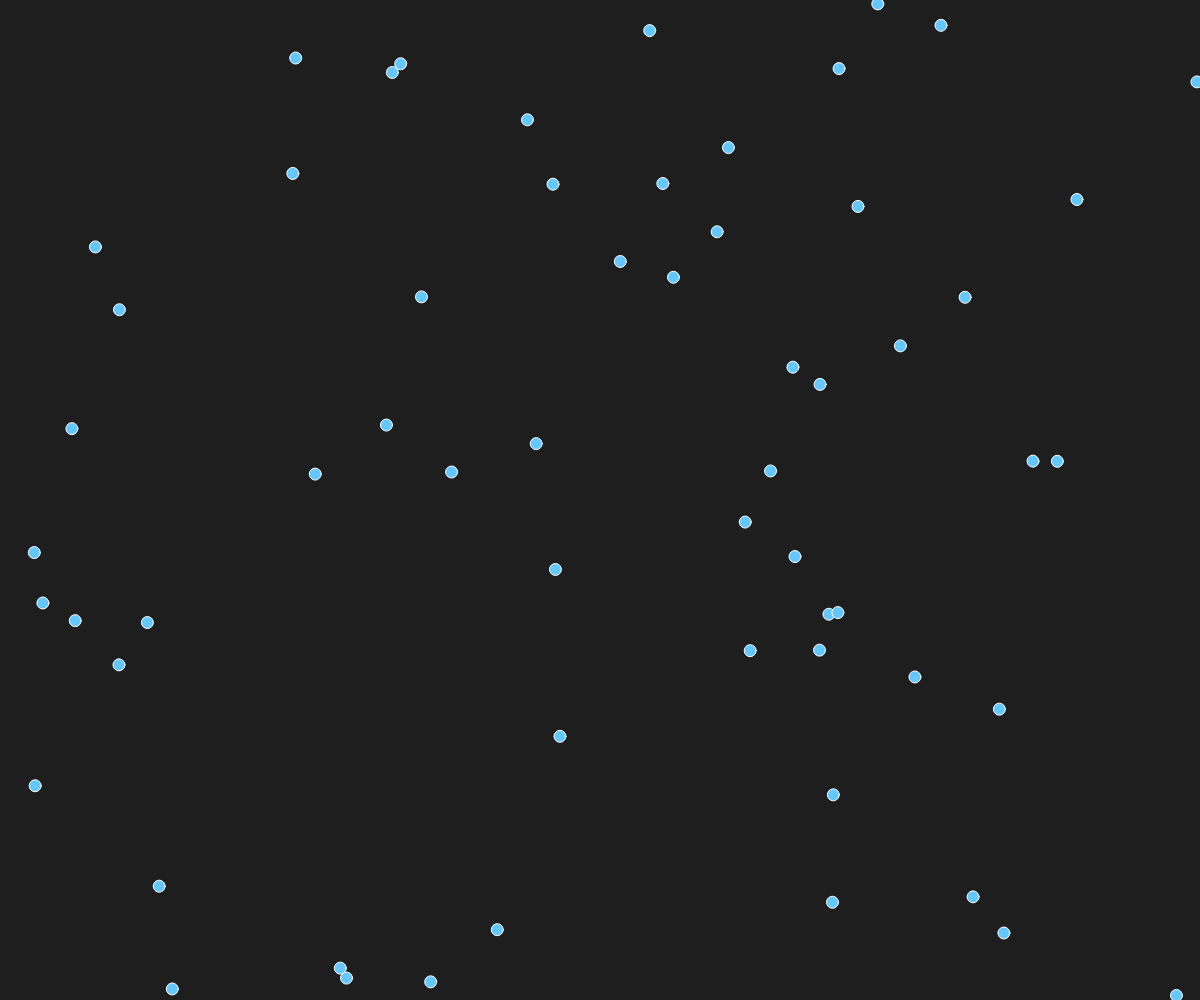
Frame 1 (no input)
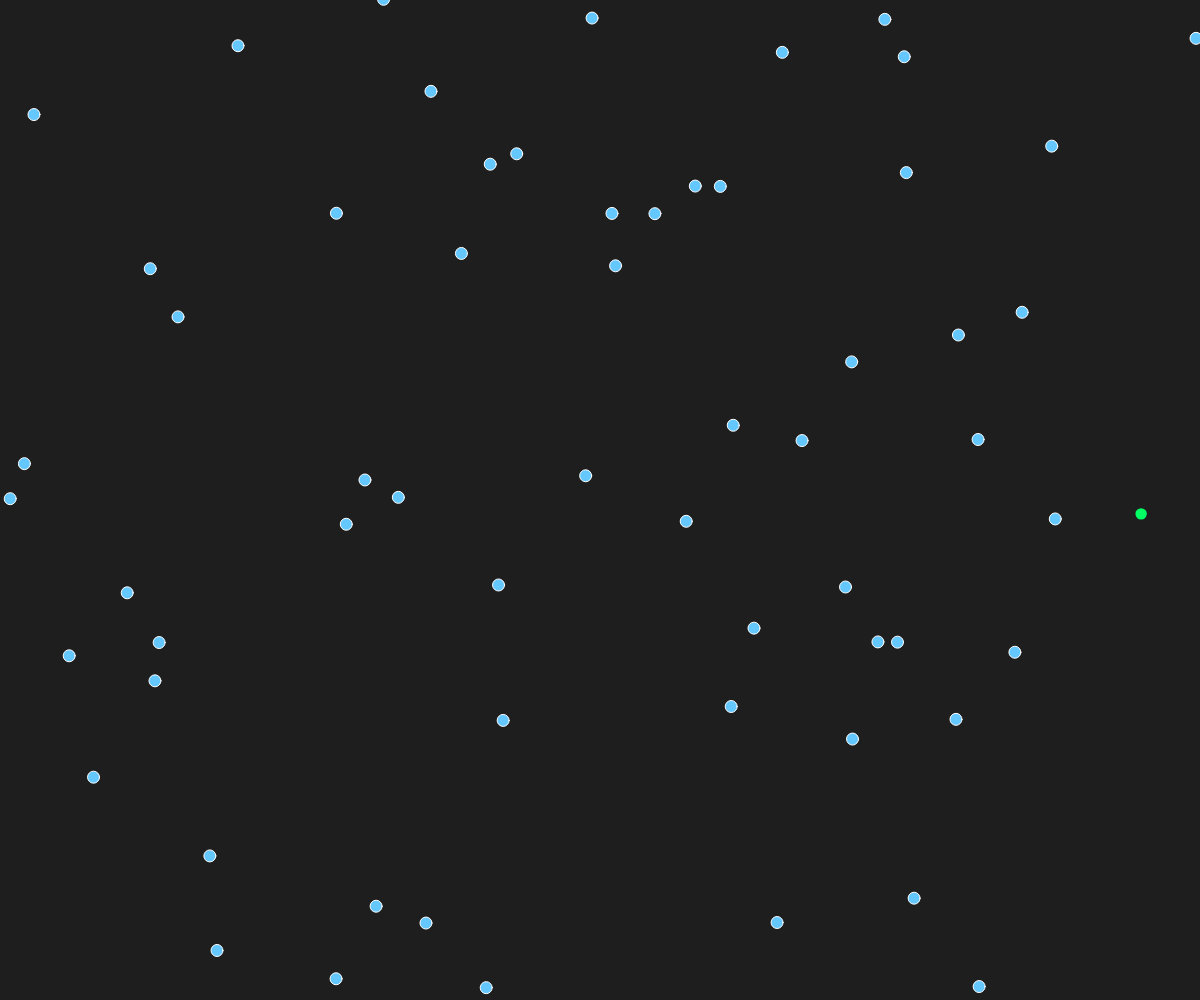
Frame 60 (no input)
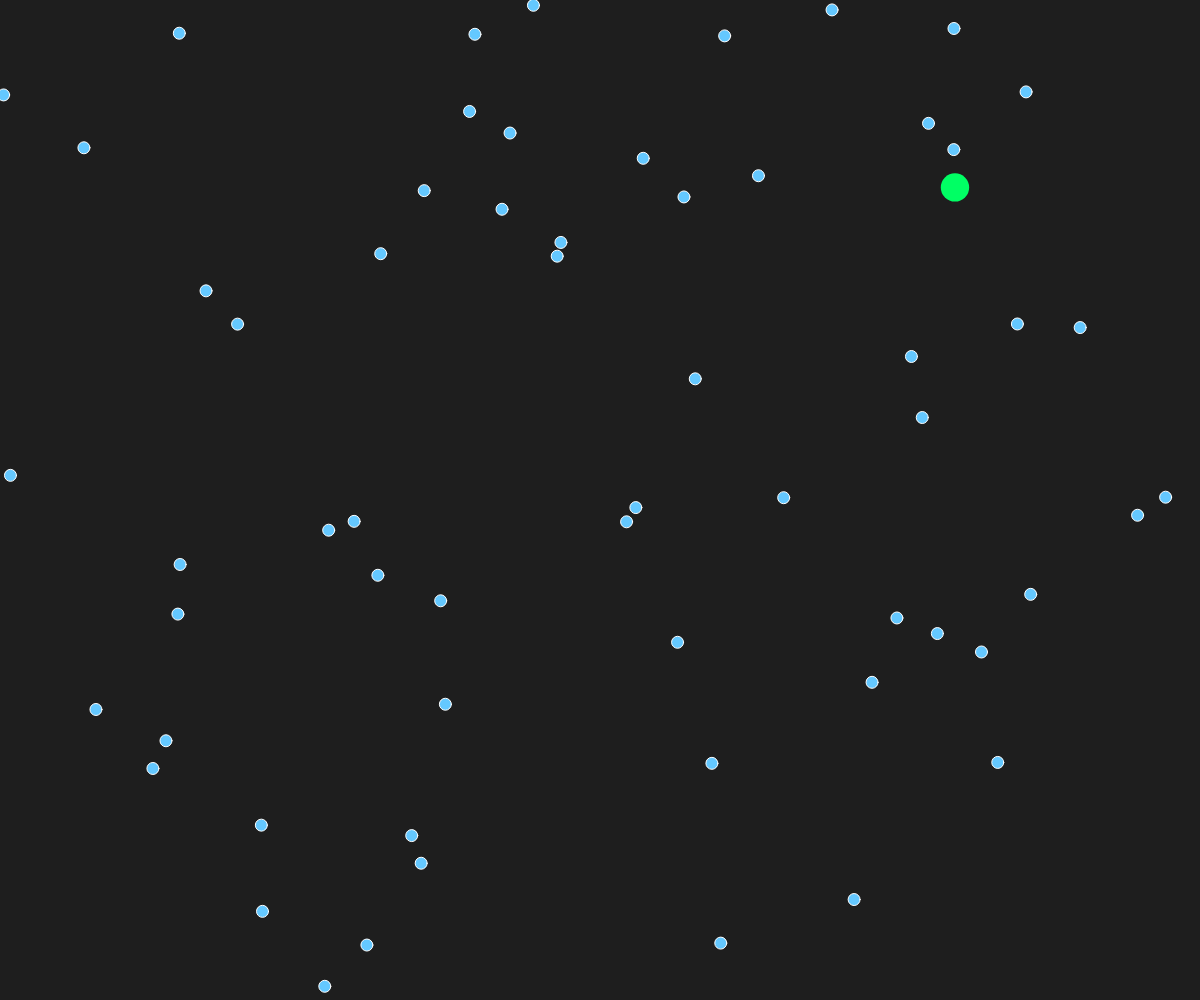
Frame 120 (the mouse pressed at the canvas centre since frame 60)

The p5.js sketch that drew these frames (run headless with seeded random() and noise() and a simulated clock; from frame 60 on, the mouse is pressed at the canvas centre):

// p5.js sketch
// ── sketch.js
let animals = [];
let foods = [];
let poisons = [];
const attractionRadius = 100;
const foodSpawnInterval = 50;
const poisonSpawnInterval = 500; // menos frecuente
let frameCounter = 0;

function setup() {
  createCanvas(windowWidth, windowHeight);
  for (let i = 0; i < 60; i++) {
    animals.push(new Animal(random(width), random(height)));
  }
}

function draw() {
  background(30);

  frameCounter++;

  // Generar comida normal
  if (frameCounter % foodSpawnInterval === 0) {
    foods.push(new Food(random(width), random(height)));
  }

  // Generar comida venenosa
  if (frameCounter % poisonSpawnInterval === 0) {
    poisons.push(new PoisonFood(random(width), random(height)));
  }

  // Actualizar y mostrar comida normal
  for (let i = foods.length - 1; i >= 0; i--) {
    let f = foods[i];
    f.update();
    f.show();
    if (f.size <= 0) foods.splice(i, 1);
  }

  // Actualizar y mostrar comida venenosa
  for (let i = poisons.length - 1; i >= 0; i--) {
    let p = poisons[i];
    p.update();
    p.show();
    if (p.size <= 0) poisons.splice(i, 1);
  }

  // Mostrar y actualizar animales
  for (let a of animals) {
    a.behaviors(animals, foods, poisons);
    a.update();
    a.borders();
    a.show();
  }
}

function windowResized() {
  resizeCanvas(windowWidth, windowHeight);
  for (let a of animals) {
    a.position.x = constrain(a.position.x, -a.r, width + a.r);
    a.position.y = constrain(a.position.y, -a.r, height + a.r);
  }
}

// === CLASE ANIMAL ===
class Animal {
  constructor(x, y) {
    this.position = createVector(x, y);
    this.velocity = p5.Vector.random2D();
    this.acceleration = createVector(0, 0);
    this.baseR = 6;
    this.r = this.baseR;
    this.sizeFactor = 1.0;   // factor gradual
    this.baseSpeed = 2.5;
    this.maxspeed = this.baseSpeed;
    this.maxforce = 0.05;
    this.targetFood = null;
    this.poisoned = false;
    this.colorFactor = 0;    // 0 = azul, 1 = rojo
  }

  applyForce(force) {
    this.acceleration.add(force);
  }

  behaviors(others, foods, poisons) {
    let sep = this.separate(others);
    sep.mult(1.5);
    this.applyForce(sep);

    let closestFood = null;
    let closestPoison = null;
    let minFoodDist = attractionRadius;
    let minPoisonDist = attractionRadius;
    let competitors = 0;

    // Buscar comida normal
    for (let f of foods) {
      let d = p5.Vector.dist(this.position, f.pos);
      if (d < minFoodDist) {
        minFoodDist = d;
        closestFood = f;
      }
    }

    // Buscar comida venenosa
    for (let p of poisons) {
      let d = p5.Vector.dist(this.position, p.pos);
      if (d < minPoisonDist) {
        minPoisonDist = d;
        closestPoison = p;
      }
    }

    if (closestFood !== null) {
      for (let o of others) {
        if (o !== this && p5.Vector.dist(o.position, closestFood.pos) < attractionRadius) {
          competitors++;
        }
      }

      this.maxspeed = this.baseSpeed / sqrt(competitors + 1);
      let seek = this.seek(closestFood.pos);
      this.applyForce(seek);

      let edgeDistance = this.r + closestFood.size / 2;
      if (minFoodDist < edgeDistance && closestFood.size > 0) {
        closestFood.size -= 2;
        this.targetFood = closestFood;
        this.poisoned = false;
      }
    } 
    else if (closestPoison !== null) {
      let seek = this.seek(closestPoison.pos);
      this.applyForce(seek);

      let edgeDistance = this.r + closestPoison.size / 2;
      if (minPoisonDist < edgeDistance && closestPoison.size > 0) {
        closestPoison.size -= 2;
        this.targetFood = closestPoison;
        this.poisoned = true;
      }
    } 
    else {
      this.maxspeed = this.baseSpeed;
      this.targetFood = null;
    }

    // Actualizar sizeFactor gradualmente
    let targetFactor = this.poisoned ? 0.5 : 1.0;
    this.sizeFactor += (targetFactor - this.sizeFactor) * 0.05;
    this.r = this.baseR * this.sizeFactor;

    // Actualizar colorFactor gradualmente
    let targetColor = this.poisoned ? 1.0 : 0.0;
    this.colorFactor += (targetColor - this.colorFactor) * 0.05;
  }

  seek(target) {
    let desired = p5.Vector.sub(target, this.position);
    desired.setMag(this.maxspeed);
    let steer = p5.Vector.sub(desired, this.velocity);
    steer.limit(this.maxforce);
    return steer;
  }

  separate(vehicles) {
    let desiredSeparation = this.r * 2.5;
    let steer = createVector(0, 0);
    let count = 0;
    for (let other of vehicles) {
      let d = p5.Vector.dist(this.position, other.position);
      if (d > 0 && d < desiredSeparation) {
        let diff = p5.Vector.sub(this.position, other.position);
        diff.normalize();
        diff.div(d);
        steer.add(diff);
        count++;
      }
    }
    if (count > 0) steer.div(count);
    if (steer.mag() > 0) {
      steer.setMag(this.maxspeed);
      steer.sub(this.velocity);
      steer.limit(this.maxforce);
    }
    return steer;
  }

  update() {
    this.velocity.add(this.acceleration);
    this.velocity.limit(this.maxspeed);
    this.position.add(this.velocity);
    this.acceleration.mult(0);
  }

  show() {
    // Mezclar color azul-rojo según colorFactor
    let c = lerpColor(color(100,200,255), color(255,100,100), this.colorFactor);
    fill(c);
    stroke(255);
    ellipse(this.position.x, this.position.y, this.r * 2, this.r * 2);
  }

  borders() {
    if (this.position.x < -this.r) this.position.x = width + this.r;
    if (this.position.y < -this.r) this.position.y = height + this.r;
    if (this.position.x > width + this.r) this.position.x = -this.r;
    if (this.position.y > height + this.r) this.position.y = -this.r;
  }
}

// === CLASES COMIDA ===
class Food {
  constructor(x, y) {
    this.size = random(5, 30);
    this.pos = createVector(x, y);
  }
  update() {
    this.size -= 0.01;
    this.size = max(0, this.size);
  }
  show() {
    noStroke();
    fill(0, 255, 100);
    ellipse(this.pos.x, this.pos.y, this.size, this.size);
  }
}

class PoisonFood extends Food {
  show() {
    noStroke();
    fill(255, 0, 0);
    ellipse(this.pos.x, this.pos.y, this.size, this.size);
  }
}

// ── scene2.js
const sketch = (p) => {
  const colors = [
    '#E74C3C', // rojo
    '#3498DB', // azul
    '#2ECC71', // verde
    '#F1C40F', // amarillo
    '#9B59B6'  // morado
  ];
  const pointCount = 50;
  const pointRadius = 5;  // puntos más pequeños
  const animalRadius = 20; // organismos más grandes
  const floatSpeed = 0.7;

  let animals = [];

  class Animal {
    constructor(x, y) {
      this.position = p.createVector(x, y);
      this.velocity = p5.Vector.random2D().mult(1.5);
      this.acceleration = p.createVector(0, 0);
      this.r = animalRadius;
      this.collectedPoints = [];
      this.color = p.color(100, 200, 255);
      this.stopped = false;
      this.SForming = false;
      this.SPointsPos = [];
      this.SMoveTimer = 0;
    }

    applyForce(force) {
      this.acceleration.add(force);
    }

    behaviors(points) {
      if (this.stopped) {
        // Mover puntos dentro formando S
        if (this.SForming) {
          this.SMoveTimer++;
          if (this.SMoveTimer < 100) {
            // Mover puntos hacia posiciones en S dentro animal
            for (let i = 0; i < this.collectedPoints.length; i++) {
              let target = this.SPointsPos[i];
              let pt = this.collectedPoints[i];
              let dir = p5.Vector.sub(target, pt.position);
              dir.mult(0.1);
              pt.velocity.add(dir);
              pt.velocity.limit(floatSpeed);
              pt.position.add(pt.velocity);
            }
          } else {
            // Después de animar S, reanuda movimiento
            this.stopped = false;
            this.SForming = false;
            this.collectedPoints = [];
            this.color = p.color(100, 200, 255);
          }
        }
        return;
      }

      // Mover organismo
      this.velocity.add(this.acceleration);
      this.velocity.limit(2);
      this.position.add(this.velocity);
      this.acceleration.mult(0);

      // Rebotar en bordes
      if (this.position.x < this.r) this.velocity.x *= -1;
      if (this.position.x > p.width - this.r) this.velocity.x *= -1;
      if (this.position.y < this.r) this.velocity.y *= -1;
      if (this.position.y > p.height - this.r) this.velocity.y *= -1;

      // Buscar puntos cercanos
      for (let pt of points) {
        if (this.collectedPoints.length === colors.length) break; // ya tiene todos
        let d = p5.Vector.dist(this.position, pt.position);
        if (d < this.r + pt.r) {
          // Si punto de color no está ya recogido y colores no repetidos
          if (!this.collectedPoints.some(cp => cp.color === pt.color)) {
            this.collectedPoints.push(pt);
            pt.collected = true;
            pt.velocity.set(0, 0);
            pt.position = pt.position.copy(); // fija posición por ahora
          }
        }
      }

      // Revisar si ya tiene todos los colores
      if (this.collectedPoints.length === colors.length && !this.SForming) {
        this.stopped = true;
        this.SForming = true;
        this.color = p.color(255, 100, 100);

        // Calcular posiciones para la S dentro del organismo (pegadas y juntas)
        this.SPointsPos = [];
        let spacing = pointRadius * 2.2;
        // Crear la S usando 5 puntos:
        // 1 y 2 vertical abajo a arriba,
        // 3 y 4 horizontal izquierda a derecha,
        // 5 vertical arriba a abajo

        let center = this.position.copy();
        let offsetX = -spacing;
        let offsetY = spacing * 2;

        // Posiciones relativas para formar S (orden en collectedPoints)
        this.SPointsPos.push(p.createVector(center.x + offsetX, center.y + offsetY));
        this.SPointsPos.push(p.createVector(center.x + offsetX, center.y + offsetY - spacing));
        this.SPointsPos.push(p.createVector(center.x + offsetX + spacing, center.y + offsetY - spacing));
        this.SPointsPos.push(p.createVector(center.x + offsetX + spacing * 2, center.y + offsetY - spacing));
        this.SPointsPos.push(p.createVector(center.x + offsetX + spacing * 2, center.y + offsetY));

        // Si hay más de 5 puntos, se ajusta, pero en este caso solo 5 colores.

        this.SMoveTimer = 0;
      }
    }

    show() {
      p.noFill();
      p.stroke(100, 200, 255);
      p.strokeWeight(3);
      p.ellipse(this.position.x, this.position.y, this.r * 2, this.r * 2);

      // Dibujar puntos dentro
      for (let pt of this.collectedPoints) {
        p.noStroke();
        p.fill(pt.color);
        p.ellipse(pt.position.x, pt.position.y, pt.r * 2, pt.r * 2);
      }
    }
  }

  class Point {
    constructor(x, y, color) {
      this.position = p.createVector(x, y);
      this.velocity = p5.Vector.random2D().mult(floatSpeed);
      this.r = pointRadius;
      this.color = color;
      this.collected = false;
      this.life = p.frameCount + p.floor(p.random(600, 1200)); // desaparece en 10-20s aprox
    }

    update() {
      if (!this.collected) {
        this.position.add(this.velocity);

        // Rebotar en bordes
        if (this.position.x < this.r || this.position.x > p.width - this.r) this.velocity.x *= -1;
        if (this.position.y < this.r || this.position.y > p.height - this.r) this.velocity.y *= -1;

        // Pequeña aleatoriedad para simular fluido
        let randomForce = p5.Vector.random2D().mult(0.05);
        this.velocity.add(randomForce);
        this.velocity.limit(floatSpeed);
      }
    }

    show() {
      if (!this.collected) {
        p.noStroke();
        p.fill(this.color);
        p.ellipse(this.position.x, this.position.y, this.r * 2, this.r * 2);
      }
    }

    isExpired(currentFrame) {
      return !this.collected && currentFrame > this.life;
    }
  }

  let points = [];

  p.setup = () => {
    p.createCanvas(p.windowWidth, p.windowHeight);
    animals = [];
    points = [];

    for (let i = 0; i < 10; i++) {
      animals.push(new Animal(p.random(p.width), p.random(p.height)));
    }
    for (let i = 0; i < pointCount; i++) {
      const c = p.color(colors[p.floor(p.random(colors.length))]);
      points.push(new Point(p.random(p.width), p.random(p.height), c));
    }
  };

  p.draw = () => {
    p.background(20);

    for (let i = points.length - 1; i >= 0; i--) {
      let pt = points[i];
      pt.update();
      pt.show();
      if (pt.isExpired(p.frameCount)) points.splice(i, 1);
    }

    for (let a of animals) {
      a.behaviors(points);
      a.show();
    }
  };

  p.windowResized = () => {
    p.resizeCanvas(p.windowWidth, p.windowHeight);
  };
};
